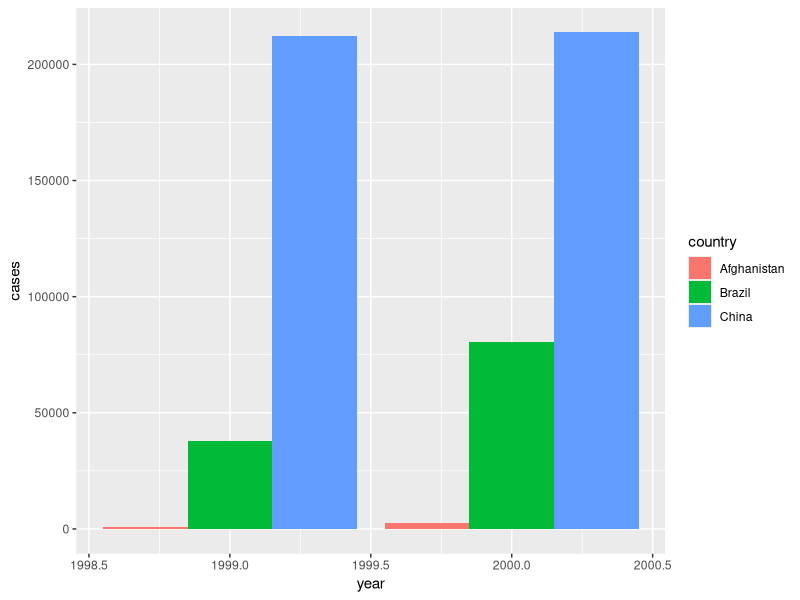

R code for this plot: (Note: this script raises an error after producing the figure.)

# library packages ========================================================
library(tidyverse)

# 12.2 Tidy data ==========================================================
# what's tidy data?
# Each variable must have its own column.
# Each observation must have its own row.
# Each value must have its own cell.
table1
table2
table3
table4a
table4b

table1 %>% 
  mutate(rate = cases / population * 10000)

table1 %>% 
  count(year, wt = cases)

ggplot(table1) + 
  geom_bar(aes(year, cases, fill = country), 
           stat = 'identity', 
           position = 'dodge')

# 12.3 spreading and gathering ============================================

## 12.3.1 gathering
table4a %>% 
  gather(`1999`, `2000`, key = 'year', value = 'cases')

table4b %>% 
  gather(`1999`, `2000`, key = 'year', value = 'population')

tidy4a <- table4a %>% 
  gather(-country, key = 'year', value = 'cases')

tidy4b <- table4b %>% 
  gather(-country, key = 'year', value = 'population')

left_join(tidy4a, tidy4b)

## 12.3.2 spreading
## spread正是gather的逆操作
spread(table2, key = type, value = count)

## exercise 

## 1
stocks <- tibble(
  year   = c(2015, 2015, 2016, 2016),
  half  = c(   1,    2,     1,    2),
  return = c(1.88, 0.59, 0.92, 0.17)
)

stocks %>% 
  spread(key = year, value = return) %>% 
  gather(-half, key = 'year', value = 'return', convert = TRUE)

## 2
## wrong code
table4a %>% 
  gather(1999, 2000, key = "year", value = "cases")
## right code
table4a %>% 
  gather(`1999`, `2000`, key = 'year', value = 'cases')
## OR
table4a %>% 
  gather(-country, key = 'year', value = 'cases')

## 3
people <- tribble(
  ~name,             ~key,    ~value,
  "Phillip Woods",   "age",       45,
  "Phillip Woods",   "height",   186,
  "Phillip Woods",   "age",       50,
  "Jessica Cordero", "age",       37,
  "Jessica Cordero", "height",   156
)

people$test <- c(1, 1, 2, 1, 1)

people %>% 
  spread(key, value)

## 4
preg <- tribble(
  ~pregnant, ~male, ~female,
  "yes",     NA,    10,
  "no",      20,    12
)

preg %>% 
  gather(-pregnant, key = 'sex', value = 'people')

# 12.4 separating and uniting =============================================

## 12.4.1 separate  ======================
table3

## rate column contains cases and population,how to separate it?
table3 %>% 
  separate(rate, into = c('cases', 'population'))

## 可以发现separate自动把rate列分成了cases和population，它能自动识别分割符号/
## 如果我们想手动设置分割符号，也木有问题：
table3 %>% 
  separate(rate, into = c('cases', 'population'), sep = '/')

## 不过，我们发现cases和population两列的数据格式竟然是chr,我们希望是int或double，怎么破？
table3 %>% 
  separate(rate, into = c('cases', 'population'), 
           sep = '/', 
           convert = TRUE)
## OK,是int类型了

## 除了根据分隔符，也可以根据位置来separate
table3 %>% 
  separate(year, into = c('century', 'year'), sep = 2)
## sep除了可以是一个值，也可以是数值向量，不过其长度不能长于into中的长度

## 12.4.2 unite  =========================

## unite正好是separate的逆操作
table3 %>% 
  separate(year, into = c('century', 'year'), sep = 2) %>% 
  unite(year, century, year)
## 第一个year是新合成列的列名，后两个是待合并的列名

## 发现新列year的格式不是我们想要的，世纪和年份中有'_'分隔开来了，怎么去掉？
table3 %>% 
  separate(year, into = c('century', 'year'), sep = 2) %>% 
  unite(year, century, year, sep = '')
## 通过设置sep = ''

## 还发现year的类型是chr，转换一下即可

## exercise  =============================

## 1.extra, fill
tibble(x = c("a,b,c", "d,e,f,g", "h,i,j")) %>% 
  separate(x, c("one", "two", "three"))

tibble(x = c("a,b,c", "d,e,f,g", "h,i,j")) %>% 
  separate(x, 
           c("one", "two", "three"), 
           extra = 'merge')  # warn, drop, merge

tibble(x = c("a,b,c", "d,e", "f,g,i")) %>% 
  separate(x, c("one", "two", "three"))

tibble(x = c("a,b,c", "d,e", "f,g,i")) %>% 
  separate(x, 
           c('one', 'two', 'three'), 
           fill = 'left')  # warn, right, left

## 2.remove
## remove the input column, we've got the new column, so we don't need the old column
## default value is TRUE, set it to be FALSE to keep the input column
table3 %>% 
  separate(rate, c('cases', 'population'), remove = FALSE)

## 3.separate and extract
df <- tibble(x = c(NA, "a-b", "a-d", "b-c", "d-e"))
df %>% extract(x, "A")
df %>% extract(x, c('A', 'B'))  # 报错
df %>% extract(x, c("A", "B"), "([[:alnum:]]+)-([[:alnum:]]+)")

# 12.5 missing values ======================================================

stocks <- tibble(
  year   = c(2015, 2015, 2015, 2015, 2016, 2016, 2016),
  qtr    = c(   1,    2,    3,    4,    2,    3,    4),
  return = c(1.88, 0.59, 0.35,   NA, 0.92, 0.17, 2.66)
)

## 缺失值有两种：
## 1.明显的缺失值：在数据集中用NA表示，如上表2015年第四季度；
## 2.隐晦的缺失值：没在数据集中出现，但按理应该有数据的，如2016年第一季度；

## 如何让隐晦的缺失值显示出来？可以先spread，然后gather
stocks %>% 
  spread(year, return) %>% 
  gather(-qtr, key = 'year', value = 'return')

## 如何让隐晦的缺失值显示出来？ 还可以用complete
stocks %>% 
  complete(year, qtr)
## 原理是：寻找year + qtr的dinstinct组合

## 如何删除显示出来的缺失值？
stocks %>% 
  spread(year, return) %>% 
  gather(-qtr, key = 'year', value = 'return', na.rm = TRUE)

stocks[!is.na(stocks$return), ]

## 还有这种情况：缺失值NA实际上是数据来源的某种记录习惯，比如NA表示其值就是上一行的值
treatment <- tribble(
  ~ person,           ~ treatment, ~response,
  "Derrick Whitmore", 1,           7,
  NA,                 2,           10,
  NA,                 3,           9,
  "Katherine Burke",  1,           4
)
treatment
## 如上表中的数据，person为NA的两行，实际值应该是第一行的Derrick Whitmore
## 怎么用上面的Derrick Whitmore来填充NA呢？用fill
treatment %>% 
  fill(person)

## 如果不是用Derrick Whitmore来填充，而是应该用Katherine Burke来填充，怎么办？
treatment %>% 
  fill(person, .direction = 'up') # .direction的默认值是down

## exercise

## 1.the difference of fill between spread and complete
table2 %>% 
  spread(type, count, fill = 'NA')
stocks %>% 
  complete(year, qtr, fill = list(return = 'NA'))

df <- tibble(
  group = c(1:2, 1),
  item_id = c(1:2, 2),
  item_name = c("a", "b", "b"),
  value1 = 1:3,
  value2 = 4:6
)
df %>% complete(group, nesting(item_id, item_name))
df %>% complete(group, nesting(item_id, item_name), fill = list(value1 = 0))
  
# 12.6 Case study =========================================================
who
who %>% 
  gather(new_sp_m014:newrel_f65, 
         key = 'key', 
         value = 'cases', 
         na.rm = TRUE) %>% 
  mutate(key = stringr::str_replace(key, 'newrel', 'new_rel')) %>% 
  separate(key, c('new', 'type','sexage'), sep = '_') %>% 
  select(-iso2, -iso3, -new) %>% 
  separate(sexage, c('sex', 'age'), sep = 1)

## exercise
who %>% 
  gather(new_sp_m014:newrel_f65, 
         key = 'key', 
         value = 'cases', 
         na.rm = TRUE) %>% 
  mutate(key = stringr::str_replace(key, 'newrel', 'new_rel')) %>% 
  separate(key, c('new', 'type','sexage'), sep = '_') %>% 
  select(-iso2, -iso3, -new) %>% 
  separate(sexage, c('sex', 'age'), sep = 1) %>% 
  group_by(country, year, sex) %>% 
  summarise(cases = sum(cases)) %>% 
  ggplot() + 
  geom_bar(aes(x = year, y = cases, fill = sex), stat = 'identity')

